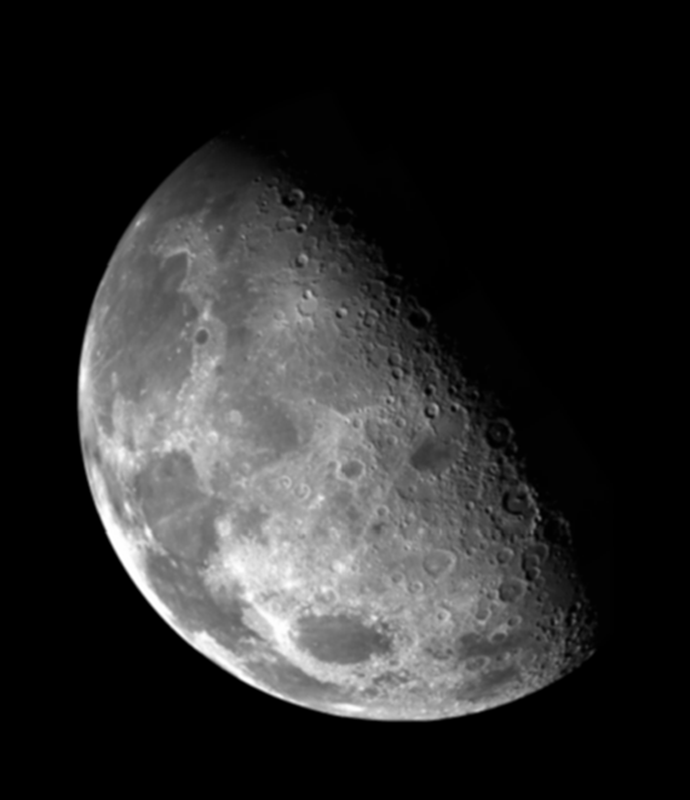
%> input picture 202204/MATLAB_CODES/data/Fig0217(a).tif, 690 x 800 px
$ octave digital_image_processing_02_demo_fpspecial.m   (GNU Octave 9; MATLAB toolbox functions it lacks are replaced by stand-ins)
%> lines starting %> are read from the running program, lines starting %| are printed output that depends on the picture
%%
% fspecial
% 生成拉普拉斯算子

w = fspecial('laplacian' ,0);
f = imread('.\\data\\Fig0217(a).tif');
%> f is the input picture: size 800x690 uint8; min 0, max 255, mean 42.7
imshow(f);
g1 = imfilter(f ,w ,'replicate');
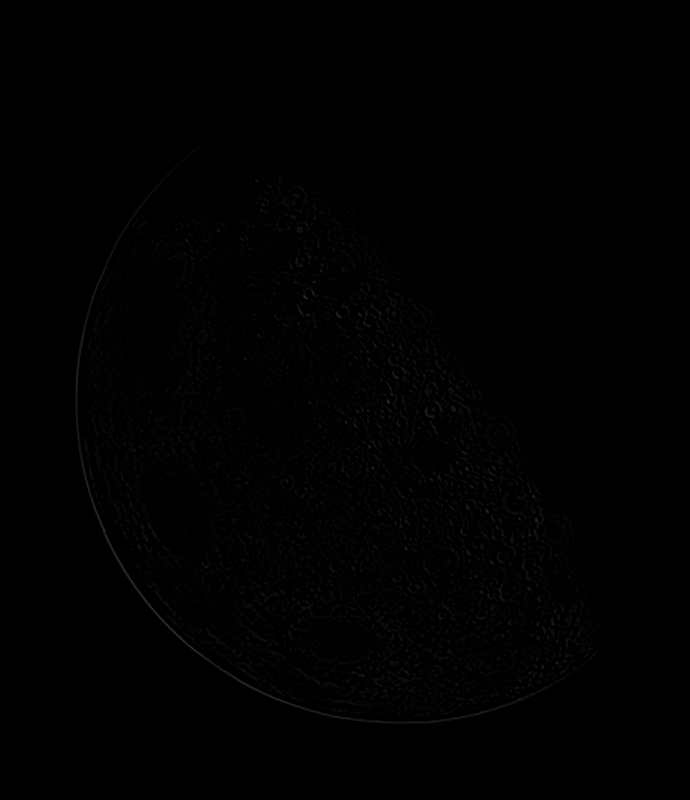
%> g1: size 800x690 uint8; min 0, max 46, mean 0.8
figure,imshow(g1 ,[]);

f2 = im2double(f);
g2 = imfilter(f2 ,w ,'replicate');
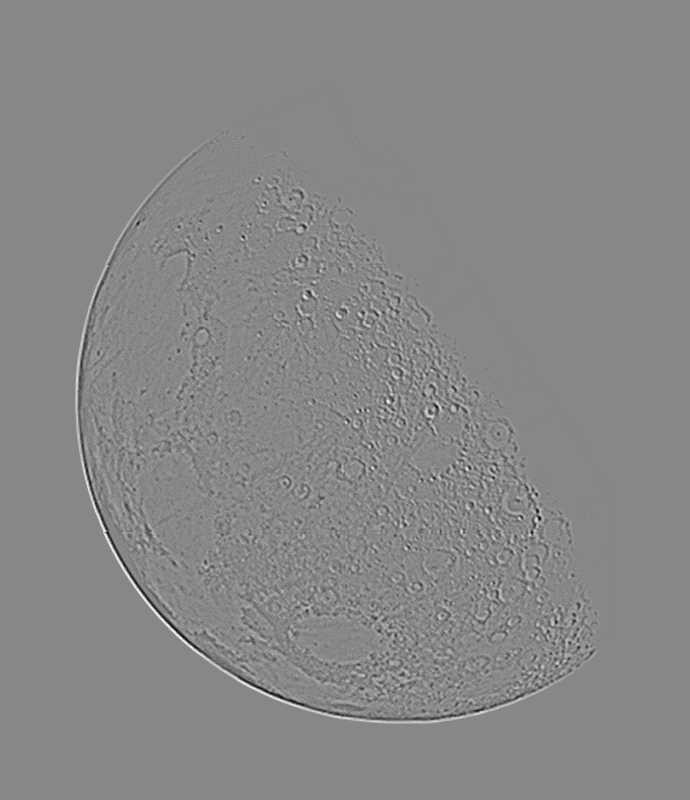
%> g2: size 800x690 double; min -0.204, max 0.18, mean -3.22e-21; drawn with min black and max white
g = f2 - g2;
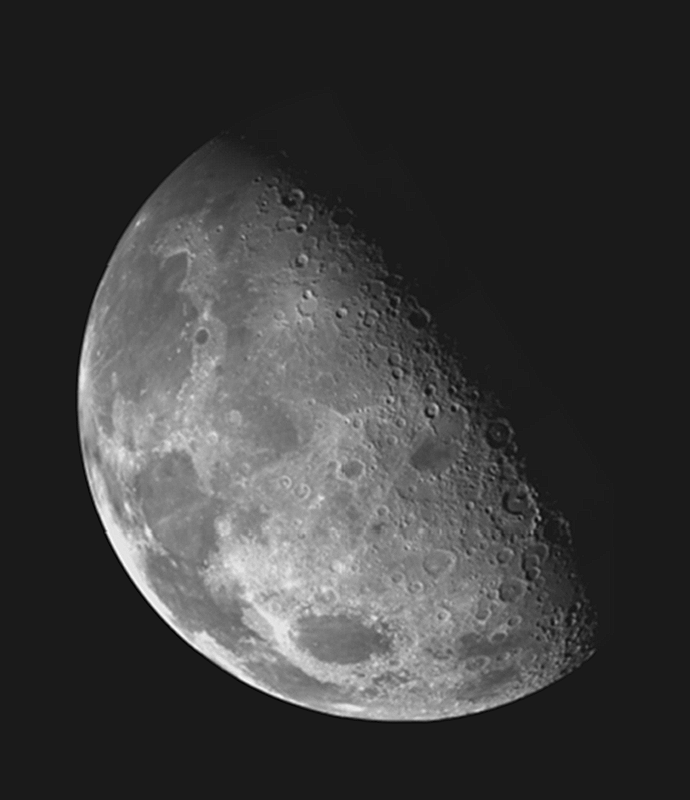
%> g: size 800x690 double; min -0.133, max 1.13, mean 0.167; drawn with min black and max white
figure,imshow(g);

%%
f = imread('.\\data\\Fig0228(a).tif');
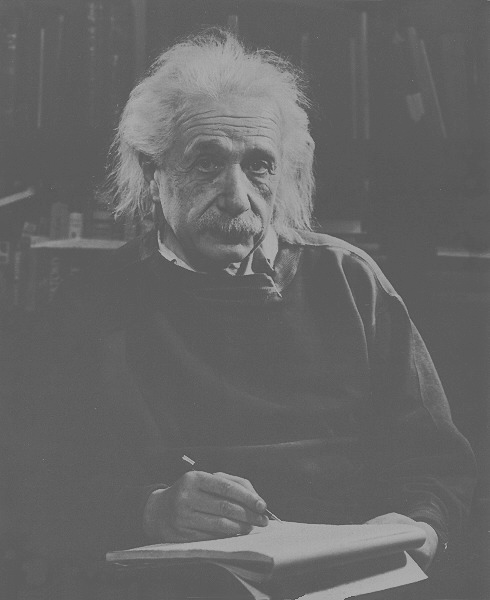
%> input picture 202204/MATLAB_CODES/data/Fig0228(a).tif, 490 x 600 px
%> f is the input picture: size 600x490 uint8; min 74, max 178, mean 102.4
w4 = fspecial('laplacian' ,0);
w8 = [1 ,1 ,1 ; 1 , -8 ,1 ; 1, 1, 1];
f = im2double(f);
%> f: size 600x490 double
g4 = f - imfilter(f ,w4 ,'replicate');
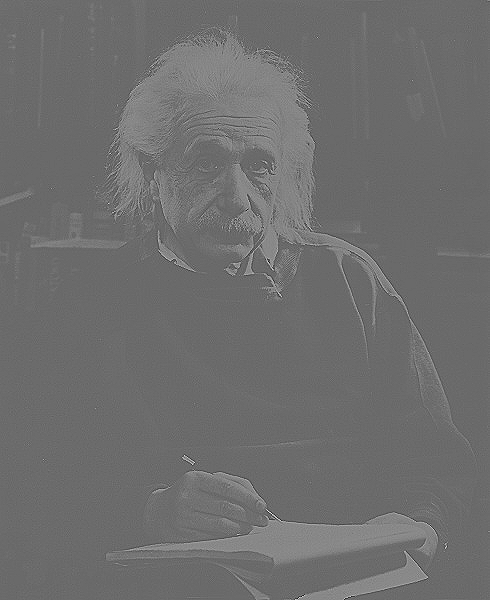
%> g4: size 600x490 double; min -0.71, max 1.85, mean 0.401; drawn with min black and max white
g8 = f - imfilter(f ,w8 ,'replicate');
imshow(f);
figure,imshow(g4);
figure,imshow(g8);
%> after `imshow(g8)`:
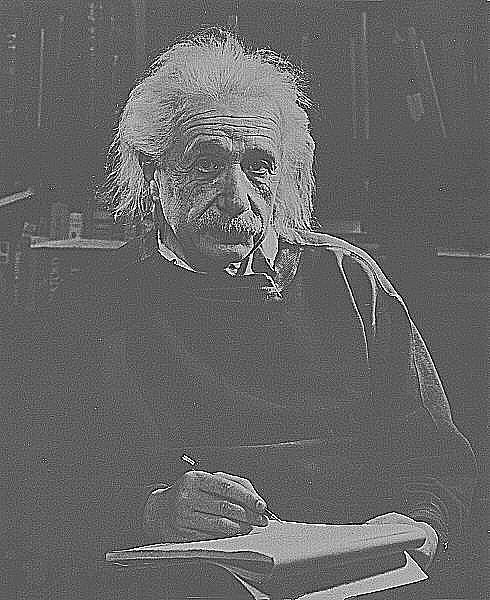
%> displayed picture: size 600x490, on the screen's scale of 0 to 255; min 0, max 255, mean 102.4; mean of the top-left, top-right, bottom-left and bottom-right quarters 106.5, 103.2, 97, 102.7
